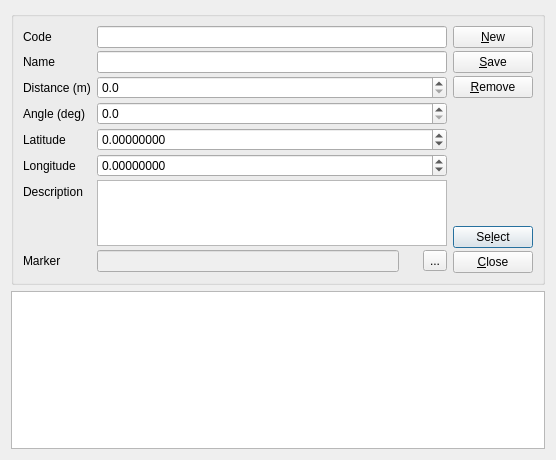
<?xml version="1.0" encoding="UTF-8"?>
<ui version="4.0">
 <class>DialogLocation</class>
 <widget class="QDialog" name="DialogLocation">
  <property name="geometry">
   <rect>
    <x>0</x>
    <y>0</y>
    <width>556</width>
    <height>460</height>
   </rect>
  </property>
  <property name="windowTitle">
   <string>Manage Location(s)</string>
  </property>
  <layout class="QVBoxLayout" name="verticalLayout">
   <item>
    <widget class="QGroupBox" name="groupBox">
     <property name="minimumSize">
      <size>
       <width>0</width>
       <height>120</height>
      </size>
     </property>
     <layout class="QHBoxLayout" name="horizontalLayout">
      <item>
       <layout class="QFormLayout" name="formLayout">
        <property name="fieldGrowthPolicy">
         <enum>QFormLayout::AllNonFixedFieldsGrow</enum>
        </property>
        <property name="verticalSpacing">
         <number>3</number>
        </property>
        <item row="0" column="0">
         <widget class="QLabel" name="label">
          <property name="text">
           <string>Code</string>
          </property>
         </widget>
        </item>
        <item row="0" column="1">
         <widget class="QLineEdit" name="inpCode"/>
        </item>
        <item row="1" column="0">
         <widget class="QLabel" name="label_2">
          <property name="text">
           <string>Name</string>
          </property>
         </widget>
        </item>
        <item row="1" column="1">
         <widget class="QLineEdit" name="inpName"/>
        </item>
        <item row="2" column="0">
         <widget class="QLabel" name="label_3">
          <property name="text">
           <string>Distance (m)</string>
          </property>
         </widget>
        </item>
        <item row="3" column="0">
         <widget class="QLabel" name="label_4">
          <property name="text">
           <string>Angle (deg)</string>
          </property>
         </widget>
        </item>
        <item row="3" column="1">
         <widget class="QDoubleSpinBox" name="numDegree">
          <property name="decimals">
           <number>1</number>
          </property>
          <property name="maximum">
           <double>360.000000000000000</double>
          </property>
         </widget>
        </item>
        <item row="4" column="0">
         <widget class="QLabel" name="label_5">
          <property name="text">
           <string>Latitude</string>
          </property>
         </widget>
        </item>
        <item row="5" column="0">
         <widget class="QLabel" name="label_6">
          <property name="text">
           <string>Longitude</string>
          </property>
         </widget>
        </item>
        <item row="5" column="1">
         <widget class="QDoubleSpinBox" name="numLongitude">
          <property name="decimals">
           <number>8</number>
          </property>
          <property name="minimum">
           <double>-1000.000000000000000</double>
          </property>
          <property name="maximum">
           <double>1000.000000000000000</double>
          </property>
         </widget>
        </item>
        <item row="6" column="0">
         <widget class="QLabel" name="label_7">
          <property name="text">
           <string>Description</string>
          </property>
         </widget>
        </item>
        <item row="6" column="1">
         <widget class="QTextEdit" name="inpDescription">
          <property name="maximumSize">
           <size>
            <width>16777215</width>
            <height>100</height>
           </size>
          </property>
         </widget>
        </item>
        <item row="7" column="0">
         <widget class="QLabel" name="label_8">
          <property name="text">
           <string>Marker</string>
          </property>
         </widget>
        </item>
        <item row="7" column="1">
         <layout class="QHBoxLayout" name="horizontalLayout_2">
          <item>
           <widget class="QLineEdit" name="inpMarker">
            <property name="enabled">
             <bool>false</bool>
            </property>
           </widget>
          </item>
          <item>
           <widget class="QLabel" name="imgMarker">
            <property name="minimumSize">
             <size>
              <width>24</width>
              <height>24</height>
             </size>
            </property>
            <property name="text">
             <string/>
            </property>
           </widget>
          </item>
          <item>
           <widget class="QToolButton" name="cmdBrowse">
            <property name="text">
             <string>...</string>
            </property>
           </widget>
          </item>
         </layout>
        </item>
        <item row="4" column="1">
         <widget class="QDoubleSpinBox" name="numLatitude">
          <property name="decimals">
           <number>8</number>
          </property>
          <property name="minimum">
           <double>-1000.000000000000000</double>
          </property>
          <property name="maximum">
           <double>1000.000000000000000</double>
          </property>
         </widget>
        </item>
        <item row="2" column="1">
         <widget class="QDoubleSpinBox" name="numDistance">
          <property name="decimals">
           <number>1</number>
          </property>
          <property name="maximum">
           <double>100000000.000000000000000</double>
          </property>
         </widget>
        </item>
       </layout>
      </item>
      <item>
       <layout class="QVBoxLayout" name="verticalLayout_3">
        <property name="spacing">
         <number>3</number>
        </property>
        <item>
         <widget class="QPushButton" name="cmdNew">
          <property name="text">
           <string>&amp;New</string>
          </property>
         </widget>
        </item>
        <item>
         <widget class="QPushButton" name="cmdSave">
          <property name="text">
           <string>&amp;Save</string>
          </property>
         </widget>
        </item>
        <item>
         <widget class="QPushButton" name="cmdRemove">
          <property name="text">
           <string>&amp;Remove</string>
          </property>
         </widget>
        </item>
        <item>
         <spacer name="verticalSpacer">
          <property name="orientation">
           <enum>Qt::Vertical</enum>
          </property>
          <property name="sizeHint" stdset="0">
           <size>
            <width>20</width>
            <height>40</height>
           </size>
          </property>
         </spacer>
        </item>
        <item>
         <widget class="QPushButton" name="cmdSelect">
          <property name="text">
           <string>Se&amp;lect</string>
          </property>
          <property name="default">
           <bool>true</bool>
          </property>
         </widget>
        </item>
        <item>
         <widget class="QPushButton" name="cmdClose">
          <property name="text">
           <string>&amp;Close</string>
          </property>
         </widget>
        </item>
       </layout>
      </item>
     </layout>
    </widget>
   </item>
   <item>
    <widget class="QTableView" name="tblLocation">
     <property name="minimumSize">
      <size>
       <width>0</width>
       <height>140</height>
      </size>
     </property>
     <property name="selectionMode">
      <enum>QAbstractItemView::SingleSelection</enum>
     </property>
     <property name="selectionBehavior">
      <enum>QAbstractItemView::SelectRows</enum>
     </property>
    </widget>
   </item>
  </layout>
 </widget>
 <tabstops>
  <tabstop>cmdSelect</tabstop>
  <tabstop>cmdClose</tabstop>
  <tabstop>inpCode</tabstop>
  <tabstop>inpName</tabstop>
  <tabstop>numDistance</tabstop>
  <tabstop>numDegree</tabstop>
  <tabstop>numLatitude</tabstop>
  <tabstop>numLongitude</tabstop>
  <tabstop>inpDescription</tabstop>
  <tabstop>inpMarker</tabstop>
  <tabstop>cmdBrowse</tabstop>
  <tabstop>tblLocation</tabstop>
  <tabstop>cmdNew</tabstop>
  <tabstop>cmdSave</tabstop>
  <tabstop>cmdRemove</tabstop>
 </tabstops>
 <resources/>
 <connections>
  <connection>
   <sender>cmdClose</sender>
   <signal>clicked()</signal>
   <receiver>DialogLocation</receiver>
   <slot>reject()</slot>
   <hints>
    <hint type="sourcelabel">
     <x>494</x>
     <y>279</y>
    </hint>
    <hint type="destinationlabel">
     <x>277</x>
     <y>243</y>
    </hint>
   </hints>
  </connection>
  <connection>
   <sender>cmdSelect</sender>
   <signal>clicked()</signal>
   <receiver>DialogLocation</receiver>
   <slot>accept()</slot>
   <hints>
    <hint type="sourcelabel">
     <x>494</x>
     <y>250</y>
    </hint>
    <hint type="destinationlabel">
     <x>277</x>
     <y>243</y>
    </hint>
   </hints>
  </connection>
 </connections>
</ui>
